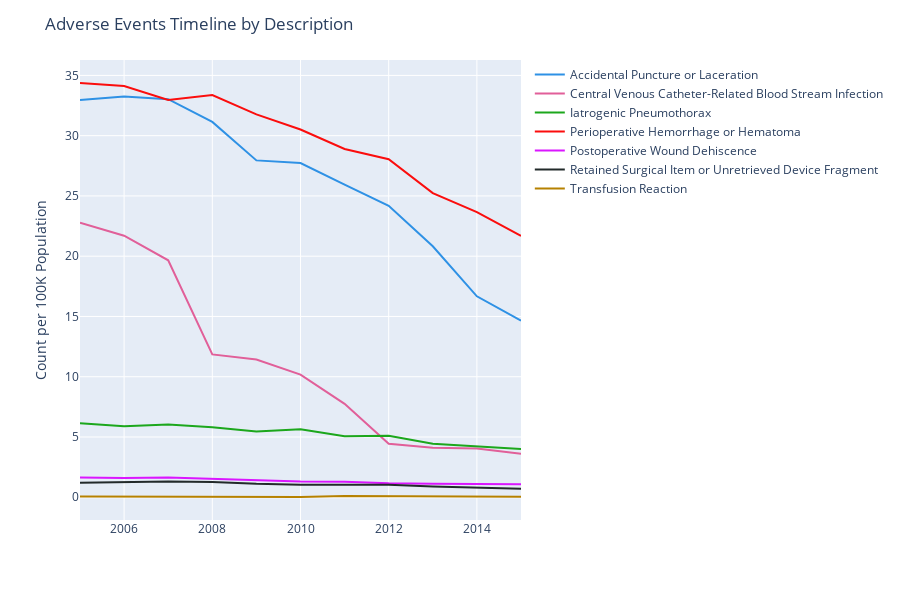

Notebook cell for this chart:
### Markdown cell above
From our line chart above we can see that the rate of adverse events in California has greatly decreased from *2005-2015*.  In fact, it  has more than **halved** since *2005*.

### Code cell
# Grouping the data by Year & Event and summing ObsRate.

advt = adv_statewide.groupby(['Year', 'PSIDescription', 'PSI'])[['ObsRate']] \
       .sum() \
       .reset_index() \
       .sort_values(['PSIDescription', 'Year'])

# Plotting.

fig = px.line(advt, x='Year', y='ObsRate', color='PSIDescription', 
              color_discrete_sequence=px.colors.qualitative.Dark24)

# Layout adjustments.

fig.update_layout(title='Adverse Events Timeline by Description', xaxis_title ='', 
                  yaxis_title = 'Count per 100K Population')
                         
fig.for_each_trace(lambda t: t.update(name=t.name.replace("PSIDescription=", "")))

fig.show()

### Figure 1 — Plotly figure (JSON) as saved in the notebook; plotly's stock layout.template omitted (floating-point values rounded to 4 significant figures)
{"data": [{"hoverlabel": {"namelength": 0}, "hovertemplate": "PSIDescription=Accidental Puncture or Laceration<br>Year=%{x}<br>ObsRate=%{y}", "legendgroup": "PSIDescription=Accidental Puncture or Laceration", "line": {"color": "#2E91E5", "dash": "solid"}, "mode": "lines", "name": "Accidental Puncture or Laceration", "showlegend": true, "type": "scatter", "x": [2005, 2006, 2007, 2008, 2009, 2010, 2011, 2012, 2013, 2014, 2015], "xaxis": "x", "y": [32.96, 33.26, 33.03, 31.14, 27.95, 27.73, 25.93, 24.18, 20.82, 16.67, 14.65], "yaxis": "y"}, {"hoverlabel": {"namelength": 0}, "hovertemplate": "PSIDescription=Central Venous Catheter-Related Blood Stream Infection<br>Year=%{x}<br>ObsRate=%{y}", "legendgroup": "PSIDescription=Central Venous Catheter-Related Blood Stream Infection", "line": {"color": "#E15F99", "dash": "solid"}, "mode": "lines", "name": "Central Venous Catheter-Related Blood Stream Infection", "showlegend": true, "type": "scatter", "x": [2005, 2006, 2007, 2008, 2009, 2010, 2011, 2012, 2013, 2014, 2015], "xaxis": "x", "y": [22.78, 21.7, 19.66, 11.85, 11.42, 10.18, 7.75, 4.43, 4.1, 4.05, 3.61], "yaxis": "y"}, {"hoverlabel": {"namelength": 0}, "hovertemplate": "PSIDescription=Iatrogenic Pneumothorax<br>Year=%{x}<br>ObsRate=%{y}", "legendgroup": "PSIDescription=Iatrogenic Pneumothorax", "line": {"color": "#1CA71C", "dash": "solid"}, "mode": "lines", "name": "Iatrogenic Pneumothorax", "showlegend": true, "type": "scatter", "x": [2005, 2006, 2007, 2008, 2009, 2010, 2011, 2012, 2013, 2014, 2015], "xaxis": "x", "y": [6.13, 5.88, 6.04, 5.8, 5.46, 5.64, 5.07, 5.1, 4.44, 4.19, 4.0], "yaxis": "y"}, {"hoverlabel": {"namelength": 0}, "hovertemplate": "PSIDescription=Perioperative Hemorrhage or Hematoma<br>Year=%{x}<br>ObsRate=%{y}", "legendgroup": "PSIDescription=Perioperative Hemorrhage or Hematoma", "line": {"color": "#FB0D0D", "dash": "solid"}, "mode": "lines", "name": "Perioperative Hemorrhage or Hematoma", "showlegend": true, "type": "scatter", "x": [2005, 2006, 2007, 2008, 2009, 2010, 2011, 2012, 2013, 2014, 2015], "xaxis": "x", "y": [34.37, 34.12, 32.97, 33.37, 31.77, 30.51, 28.9, 28.05, 25.23, 23.65, 21.68], "yaxis": "y"}, {"hoverlabel": {"namelength": 0}, "hovertemplate": "PSIDescription=Postoperative Wound Dehiscence<br>Year=%{x}<br>ObsRate=%{y}", "legendgroup": "PSIDescription=Postoperative Wound Dehiscence", "line": {"color": "#DA16FF", "dash": "solid"}, "mode": "lines", "name": "Postoperative Wound Dehiscence", "showlegend": true, "type": "scatter", "x": [2005, 2006, 2007, 2008, 2009, 2010, 2011, 2012, 2013, 2014, 2015], "xaxis": "x", "y": [1.63, 1.59, 1.64, 1.53, 1.41, 1.3, 1.29, 1.16, 1.12, 1.09, 1.08], "yaxis": "y"}, {"hoverlabel": {"namelength": 0}, "hovertemplate": "PSIDescription=Retained Surgical Item or Unretrieved Device Fragment<br>Year=%{x}<br>ObsRate=%{y}", "legendgroup": "PSIDescription=Retained Surgical Item or Unretrieved Device Fragment", "line": {"color": "#222A2A", "dash": "solid"}, "mode": "lines", "name": "Retained Surgical Item or Unretrieved Device Fragment", "showlegend": true, "type": "scatter", "x": [2005, 2006, 2007, 2008, 2009, 2010, 2011, 2012, 2013, 2014, 2015], "xaxis": "x", "y": [1.21, 1.28, 1.31, 1.27, 1.11, 1.04, 1.07, 1.04, 0.9, 0.81, 0.71], "yaxis": "y"}, {"hoverlabel": {"namelength": 0}, "hovertemplate": "PSIDescription=Transfusion Reaction<br>Year=%{x}<br>ObsRate=%{y}", "legendgroup": "PSIDescription=Transfusion Reaction", "line": {"color": "#B68100", "dash": "solid"}, "mode": "lines", "name": "Transfusion Reaction", "showlegend": true, "type": "scatter", "x": [2005, 2006, 2007, 2008, 2009, 2010, 2011, 2012, 2013, 2014, 2015], "xaxis": "x", "y": [0.07, 0.07, 0.05, 0.04, 0.03, 0.02, 0.11, 0.1, 0.05, 0.05, 0.04], "yaxis": "y"}], "layout": {"height": 600, "legend": {"tracegroupgap": 0}, "margin": {"t": 60}, "title": {"text": "Adverse Events Timeline by Description"}, "xaxis": {"anchor": "y", "domain": [0.0, 1.0], "title": {"text": ""}}, "yaxis": {"anchor": "x", "domain": [0.0, 1.0], "title": {"text": "Count per 100K Population"}}}}
